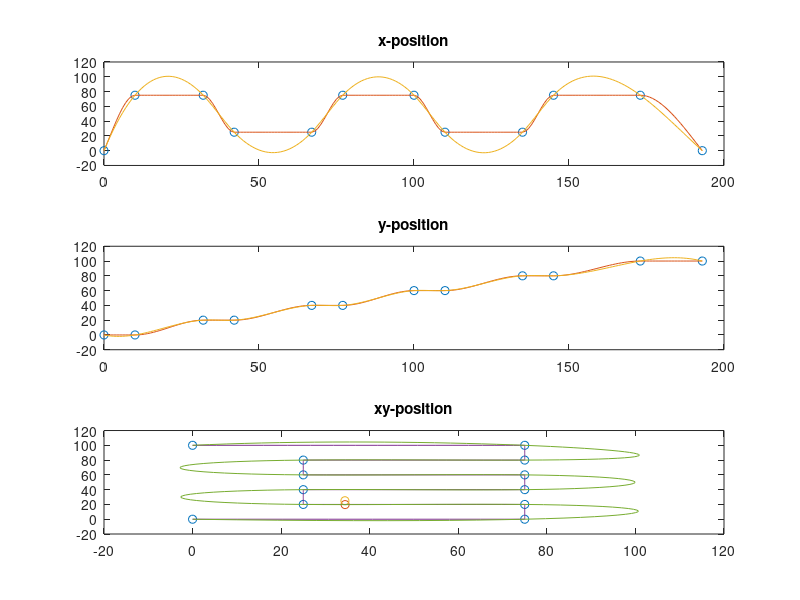

MATLAB code for this plot:
%for square 100x100
scale = 1;
frequency = 1;
wpt.pos.x = scale*[0 75 75 25 25 75 75 25 25 75 75 0];
wpt.pos.y = scale*[0 0 20 20 40 40 60 60 80 80 100 100];
wpt.time = frequency*[0 10 32 42 67 77 100 110 135 145 173 193];
t = 0:1:max(wpt.time);

x_p = pchip(wpt.time, wpt.pos.x,t); %Straight lines from point to point
y_p= pchip(wpt.time,wpt.pos.y,t); 
x_s = spline(wpt.time, wpt.pos.x, t); %The curved line between points
y_s = spline(wpt.time, wpt.pos.y,t);

%Position of the vessel
vesselPosx = 34.4;
vesselPosy = 25;


dist = zeros([1 length(x_s)]);
for i= 1:length(x_s)
    dist(i) = sqrt((x_s(i)-vesselPosx)^2+(y_s(i)-vesselPosy)^2);
end

[~,idx] = min(dist); %returns the index of the minimum distance
disp(idx)
minPointx = x_s(idx);
minPointy= y_s(idx);
subplot(311), plot(wpt.time, wpt.pos.x, 'o', t, [x_p; x_s]), title("x-position");
subplot(312), plot(wpt.time, wpt.pos.y, 'o', t, [y_p; y_s]),title("y-position");
subplot(313), plot(wpt.pos.x, wpt.pos.y,'o',minPointx,minPointy,'o',vesselPosx,vesselPosy,'o',x_p, y_p,x_s,y_s), title("xy-position");

